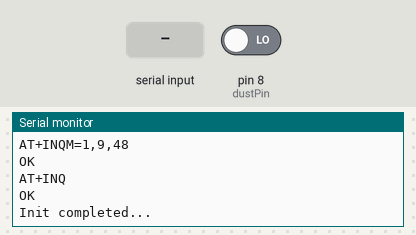
Bench run of a sketch on a simulated Arduino Uno, built with avr-gcc and run on an emulated ATmega328P. On the bench: the last lines printed to the serial monitor. Inputs (shaded band) come from the test bench; at power-on: pin 8 (dustPin) LOW. The modem accepts every AT command (registered, SIM ready, sends succeed) and sends nothing else.

Above: at 6.4 s.
6.5 s: "ERROR" received over the second serial link
At 6.8 s:
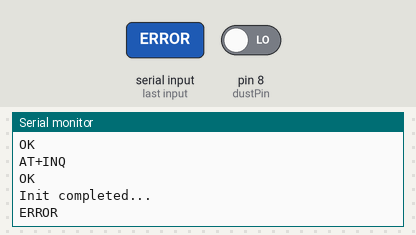
8.0 s: "+DISC" received over the second serial link
At 8.4 s:
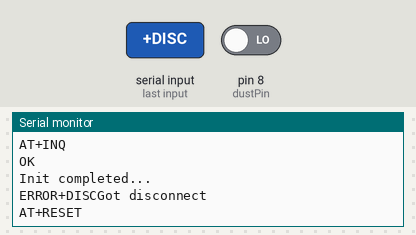
9.5 s: "OK" received over the second serial link
At 10.0 s:
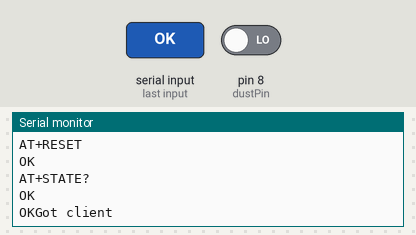
11.0 s: "1" received over the second serial link
At 12.8 s:
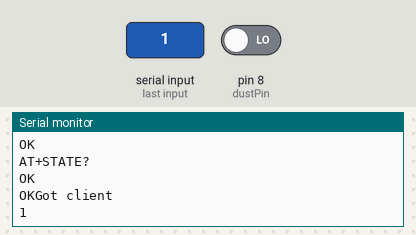

Measured:
- after the input at 6.5 s, the serial monitor: prints a new line at once (image 1)
- after the input at 8.0 s, the serial monitor: prints a new line at once (image 2)
- after the input at 9.5 s, the serial monitor: prints a new line at once (image 3)
- after the input at 11.0 s, the serial monitor: prints a new line after 0.51 s (image 4)

The sketch:

PPD42NS_Bluetooth.ino
```cpp
#include <SoftwareSerial.h>

#define rxPin 2
#define txPin 3
#define dustPin 8

/*
Scaling http://www.metone.com/particulate-aero531.php
Concentration Range	0 – 1000 ug/m3
Concentration Range	0 – 3,000,000 particles per cubic foot (105,900 particles/L)

PPD42NS
Detectable range of concentration 0~28,000 pcs/liter (0~8,000pcs/0.01 CF=283ml)

1 CF = 28.32 L
1 CF = 0.02832 m3
1 m3 = 35.32 CF
detectable range = 800'000 pcs/CF
detactable range = 270 ug/m3

initial PPD42NS output (curve) is in pcs/0.01cf
convert to pcs/cf -> pcsPerCF = concentration*100
convert to ug/m3 -> ugm3 = pcsPerCF/3000
*/

// Bluetooth serial
SoftwareSerial BT(rxPin, txPin);

unsigned long duration;
unsigned long starttime;
unsigned long sampletime_ms = 30000;//sampe 30s ;
unsigned long lowpulseoccupancy = 0;
float ratio = 0;
float concentration = 0;
float pcsPerCF = 0;
float ugm3 = 0;
bool client_connected = 0;
String ret = "";

String BTread() {
  String s = "";
  if (BT.available() > 0) {
    while (BT.available() > 0) {
      s += (char)BT.read();
      delay(3);
    }
  }
  return s;
}

String BTcmd(String s) {
  s += "\r\n";
  Serial.print(s);
  BT.print(s);
  delay(500);
  return BTread();
}

void setup()
{
  Serial.begin(115200);
  Serial.println("Starting...");

  pinMode(rxPin, INPUT);
  pinMode(txPin, OUTPUT);

  // dust sensor at D8
  pinMode(dustPin, INPUT);

  BT.begin(38400);
  ret = BTcmd("AT+INIT");
  Serial.print(ret);

  if(ret.startsWith("ERROR")) {
    Serial.print(BTcmd("AT+RESET"));
  }

  if(ret.length() == 0) {
    Serial.println("Client seems to be already connected");
    client_connected = true;
  } else {
  Serial.print(BTcmd("AT+ROLE=0")); // slave - accept connections
  Serial.print(BTcmd("AT+CLASS=0")); // device class
  Serial.print(BTcmd("AT+SENM=0,0")); // enable encryption & auth
  Serial.print(BTcmd("AT+CMODE=1")); // allow all to connect
  Serial.print(BTcmd("AT+RMAAD"));
  Serial.print(BTcmd("AT+STATE?"));
  Serial.print(BTcmd("AT+ADCN?"));
  Serial.print(BTcmd("AT+INQM=1,9,48")); // configure HOW we are discoverable
  Serial.print(BTcmd("AT+INQ")); // actually BECOME discoverable
  }

  Serial.println("Init completed...");
}

void loop()
{

  ret = BTread();
  if (ret.length() > 0) {
    Serial.print(ret);
    if (ret.startsWith("+DISC")) {
      Serial.println("Got disconnect");
      Serial.println(BTcmd("AT+RESET"));
      Serial.println(BTcmd("AT+STATE?"));
      client_connected = false;
    }
    if (ret.startsWith("OK")) {
      Serial.println("Got client");
      client_connected = true;
      starttime = millis();
    }
  }

  if (client_connected == true) {
    duration = pulseIn(dustPin, LOW);
    lowpulseoccupancy = lowpulseoccupancy + duration;

    if ((millis() - starttime) > sampletime_ms) //if the sampel time == 30s
    {
      ratio = lowpulseoccupancy / (sampletime_ms * 10.0); // Integer percentage 0=>100
      concentration = 1.1 * pow(ratio, 3) - 3.8 * pow(ratio, 2) + 520 * ratio + 0.62; // using spec sheet curve, in pcs/0.01cf
      pcsPerCF = concentration*100;
      ugm3 = pcsPerCF/3000;

      starttime = millis();
      String output = String("lowpulseoccupancy=");
      output += lowpulseoccupancy;
      output += " ratio=";
      output += ratio;
      output += " conc=";
      output += concentration;
      output += " pcs/0.01cf ";
      output += ugm3;
      output += "ug/m3";
      Serial.println(output);
      BT.println(output); // we don't expect an answer
      lowpulseoccupancy = 0;
    }
  }

}
```
